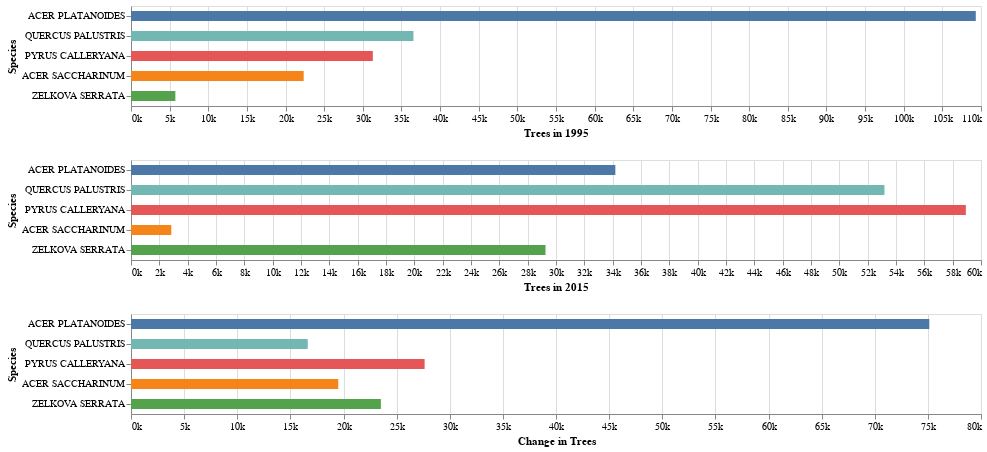

Source (notebook cell):
### Markdown cell above
##### Q3a Explanation

#### **Query**:
1. **Subquery for Census Data in 1995** (`census_1995`):
   - We extract the species names (`spc_latin`) from the `tree_census_1995` dataset and use the `UPPER()` function to convert them to uppercase for easier matching.
   - We count the number of trees for each species in 1995 and group the results by the species name.

2. **Subquery for Census Data in 2015** (`census_2015`):
   - Similar to the previous subquery, we extract and count the number of trees for each species in 2015, grouping by the species name (also converted to uppercase).

3. **Combining the 1995 and 2015 Data**:
   - A `CROSS JOIN` is used to combine every row from `census_1995` with every row from `census_2015`. This is necessary because we need to compare each species from 1995 with each species from 2015. The `CROSS JOIN` produces a Cartesian product of the two subqueries.
   
4. **Using `EDIT_DISTANCE` for Name Matching**:
   - Since the species names may differ slightly between the two years (e.g., spelling variations), we use the `EDIT_DISTANCE()` function to match species names that are similar. We only include pairs of species whose names have an edit distance of 2 or less, which indicates a small difference (i.e., slight spelling discrepancies).
   
5. **Calculating the Change in the Number of Trees**:
   - The query computes the absolute difference between the number of trees for each species in 1995 and 2015. This is stored as `change_in_trees`.
   
6. **Sorting and Limiting**:
   - The results are ordered by the absolute change in the number of trees (`change_in_trees`) in descending order to identify the species with the highest changes. The query then limits the results to the top 5 species with the largest change.


#### **Interpretation of Results**:
- The table displays the **species** of trees, along with the number of trees in **1995** and **2015**, and the **absolute change** in the number of trees between these two years.
- For example, **ACER PLATANOIDES** had 109,325 trees in 1995, but this number dropped to 34,189 in 2015, resulting in a decrease of 75,136 trees. This is the largest change among the species in this table.
- On the other hand, **PYRUS CALLERYANA** saw an increase in the number of trees from 31,295 in 1995 to 58,931 in 2015, with a change of 27,636 trees.
- **ZELKOVA SERRATA** experienced a significant increase in tree numbers as well, growing from 5,740 trees in 1995 to 29,258 in 2015, an increase of 23,518 trees.
- Other species, such as **ACER SACCHARINUM** and **QUERCUS PALUSTRIS**, show different growth patterns, with some having notable declines or increases in tree numbers.

### Code cell
# Chart 1: Trees in 1995
chart1 = alt.Chart(df3a).mark_bar(size=10).encode(
    x=alt.X("trees_1995:Q", title="Trees in 1995", axis=alt.Axis(format="~s")),
    y=alt.Y("species:N", title="Species", sort="-x"),  # Sort by trees_1995
    color=alt.Color("species:N", legend=None),
    tooltip=["species", "trees_1995"]
).properties(
    width=850,
    height=100,
)

# Chart 2: Trees in 2015
chart2 = alt.Chart(df3a).mark_bar(size=10).encode(
    x=alt.X("trees_2015:Q", title="Trees in 2015", axis=alt.Axis(format="~s")),
    y=alt.Y("species:N", title="Species", sort=alt.EncodingSortField(field="trees_1995", order="descending")),
    color=alt.Color("species:N", legend=None),
    tooltip=["species", "trees_2015"]
).properties(
    width=850,
    height=100,
)

# Chart 3: Change in Trees
chart3 = alt.Chart(df3a).mark_bar(size=10).encode(
    x=alt.X("change_in_trees:Q", title="Change in Trees", axis=alt.Axis(format="~s")),
    y=alt.Y("species:N", title="Species", sort=alt.EncodingSortField(field="trees_1995", order="descending")),
    color=alt.Color("species:N", legend=None),
    tooltip=["species", "change_in_trees"]
).properties(
    width=850,
    height=100,
)

# Combine the charts vertically
chart1 & chart2 & chart3

### Figure 1 — Vega-Lite specification as saved in the notebook (floating-point values rounded to 4 significant figures)
{"$schema": "https://vega.github.io/schema/vega-lite/v5.20.1.json", "config": {"view": {"continuousHeight": 300, "continuousWidth": 300}}, "data": {"name": "data-927b8c36effe6f0d1737baf2802d66d4"}, "datasets": {"data-927b8c36effe6f0d1737baf2802d66d4": [{"change_in_trees": 75136, "species": "ACER PLATANOIDES", "trees_1995": 109325, "trees_2015": 34189}, {"change_in_trees": 27636, "species": "PYRUS CALLERYANA", "trees_1995": 31295, "trees_2015": 58931}, {"change_in_trees": 23518, "species": "ZELKOVA SERRATA", "trees_1995": 5740, "trees_2015": 29258}, {"change_in_trees": 19503, "species": "ACER SACCHARINUM", "trees_1995": 22347, "trees_2015": 2844}, {"change_in_trees": 16632, "species": "QUERCUS PALUSTRIS", "trees_1995": 36553, "trees_2015": 53185}]}, "vconcat": [{"encoding": {"color": {"field": "species", "legend": null, "type": "nominal"}, "tooltip": [{"field": "species", "type": "nominal"}, {"field": "trees_1995", "type": "quantitative"}], "x": {"axis": {"format": "~s"}, "field": "trees_1995", "title": "Trees in 1995", "type": "quantitative"}, "y": {"field": "species", "sort": "-x", "title": "Species", "type": "nominal"}}, "height": 100, "mark": {"size": 10, "type": "bar"}, "width": 850}, {"encoding": {"color": {"field": "species", "legend": null, "type": "nominal"}, "tooltip": [{"field": "species", "type": "nominal"}, {"field": "trees_2015", "type": "quantitative"}], "x": {"axis": {"format": "~s"}, "field": "trees_2015", "title": "Trees in 2015", "type": "quantitative"}, "y": {"field": "species", "sort": {"field": "trees_1995", "order": "descending"}, "title": "Species", "type": "nominal"}}, "height": 100, "mark": {"size": 10, "type": "bar"}, "width": 850}, {"encoding": {"color": {"field": "species", "legend": null, "type": "nominal"}, "tooltip": [{"field": "species", "type": "nominal"}, {"field": "change_in_trees", "type": "quantitative"}], "x": {"axis": {"format": "~s"}, "field": "change_in_trees", "title": "Change in Trees", "type": "quantitative"}, "y": {"field": "species", "sort": {"field": "trees_1995", "order": "descending"}, "title": "Species", "type": "nominal"}}, "height": 100, "mark": {"size": 10, "type": "bar"}, "width": 850}]}
